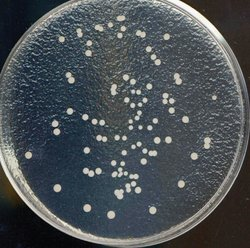
#> input picture chap11金字塔/pics/cell.jpg, 250 x 248 px
$ python main.py
#> lines starting #> are read from the running program, lines starting #| are printed output that depends on the picture
### chap11金字塔/chineseImgReader.py
import cv2
from PIL import Image
import numpy as np


#中文路径图片读取，返回nparray，8位BGR三通道

def imgRead(filePath):
#> called with filePath = './pics/cell.jpg'
    if filePath is not None:
        imgSrc = Image.open(filePath)
#> imgSrc is the input picture: PIL image 250x248 RGB; mean R, G, B 74.3, 80.2, 84.1
        imgArr = np.array(imgSrc)
        if imgSrc.format == 'PNG':
            return cv2.cvtColor(imgArr, cv2.COLOR_RGBA2BGR)
        elif imgSrc.format == 'JPEG':
            return cv2.cvtColor(imgArr, cv2.COLOR_RGB2BGR)
        else:
            print('格式不支持')
            return None
    else:
        print('检查文件路径')
        return None

### chap11金字塔/main.py
import cv2
import numpy as np

import chineseImgReader

img = chineseImgReader.imgRead(r'./pics/cell.jpg')

g0 = img.copy()
g1 = cv2.pyrDown(g0)
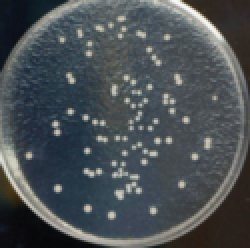
#> g1: shape (124, 125, 3) (shown 2 times larger); mean B, G, R 84.2, 80.4, 74.4
g2 = cv2.pyrDown(g1)
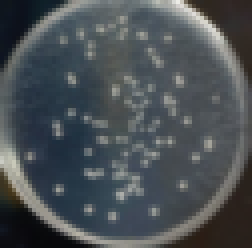
#> g2: shape (62, 63, 3) (shown 4 times larger); mean B, G, R 84.2, 80.4, 74.5
g3 = cv2.pyrDown(g2)
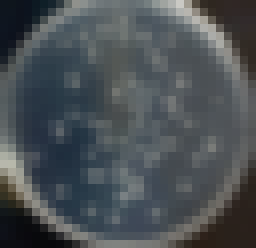
#> g3: shape (31, 32, 3) (shown 8 times larger); mean B, G, R 84.3, 80.5, 74.6

l1 = cv2.subtract(g0,cv2.pyrUp(g1))
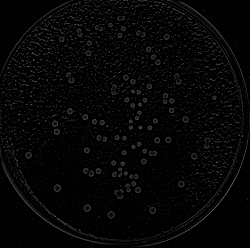
#> l1: shape (248, 250, 3); mean B, G, R 5.9, 5.9, 5.9
#> (the run stopped early here; a loop or call above may not have finished)
